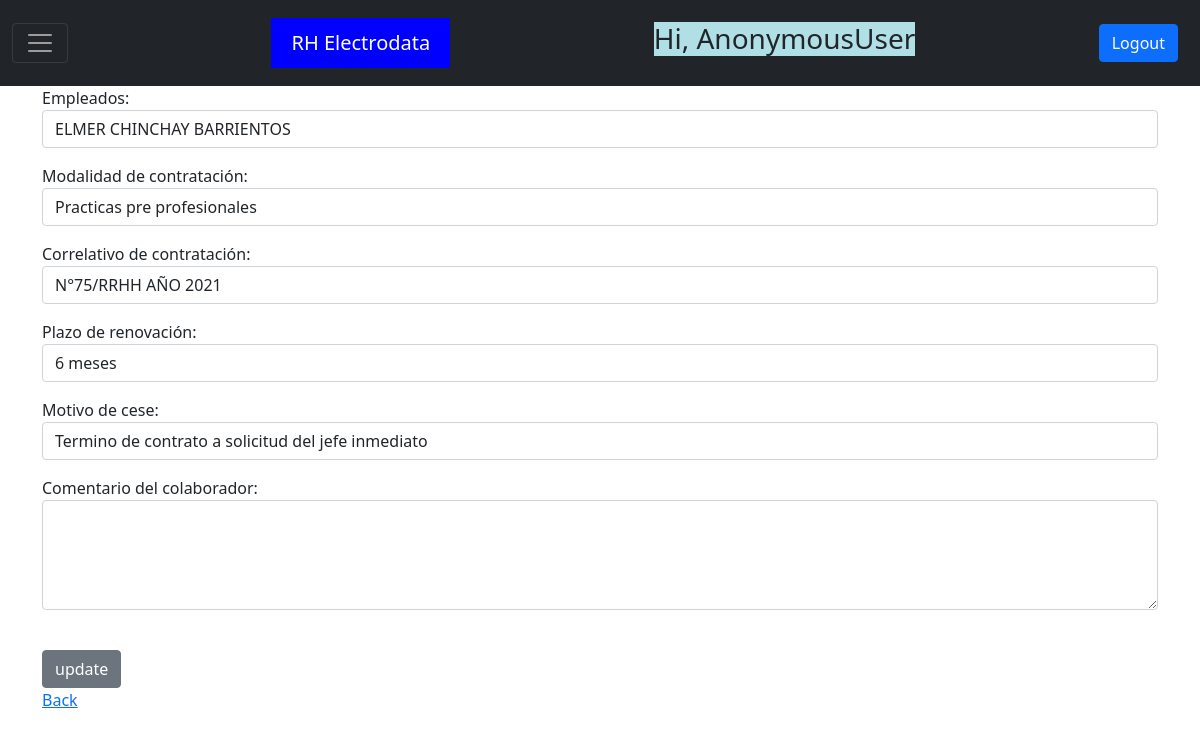
Screenshot of /update_event/126 with the database file from the repository.
### main/models.py (models this page shows)
class Event(models.Model):
    Empleados =  models.ForeignKey('Database', on_delete=models.CASCADE, null=True)
    modalidad = models.CharField(max_length=50, choices=MOD_OPTIONS)
    correlativo = models.CharField(max_length=50, blank=True, null=True)
    plazo_renovacion= models.CharField(max_length=50, choices=PLZ_OPTIONS)
    motivo_cese = models.CharField(max_length=50, choices=CES_OPTIONS)
    comentario = models.TextField(blank=True, null=True)
    comentario_rrhh = models.TextField(blank=True, null=True)

### main/views.py (the view)
# urls.py: path('update_event/<event_id>', views.update_event, name='update_event'),
def update_event(request, event_id):
    event = Event.objects.get(pk= event_id)
    form = EventForm(request.POST or None, instance = event)
    if form.is_valid():
        form.save()
        name_update = form.cleaned_data.get('Empleados')
        name_str = str(name_update)
        messages.success(request, 'Has actualizado la renovacion de:'+ " " + name_str)
        return redirect('show_changes')
    context = {'event': event, 'form':form, 'event':event }
    return render(request, 'update_event.html', context)

### main/forms.py (shortened to what this page needs)
class EventForm(forms.ModelForm):
    class Meta:
        model = Event
        fields = ['Empleados','modalidad', 'correlativo', 'plazo_renovacion', 'motivo_cese', 'comentario']
        labels = {
            'modalidad': 'Modalidad de contratación',
            'correlativo' : 'Correlativo de contratación',
            'plazo_renovacion': 'Plazo de renovación',
            'motivo_cese': 'Motivo de cese',
            'comentario': 'Comentario del colaborador'
        }
        widgets = {
            'Empleados': forms.Select(attrs={'class': 'form-control' }),
            'motivo_cese': forms.Select(attrs={'class': 'form-control'}),
            'plazo_renovacion': forms.Select(attrs={'class': 'form-control', 'placeholder': 'plazo_renovacion'}),
            'modalidad': forms.Select(attrs={'class': 'form-control'}),
            'correlativo': forms.TextInput(attrs={'class': 'form-control', 'placeHolder': 'correlativo'}),
            'comentario' : forms.Textarea(attrs={'class': 'form-control', 'rows':4, 'cols':15}),
        }

### main/models.py (called while the page is built)
    def __str__(self):
        return self.name

### main/template/main/update_event.html (shortened to what this page needs)
{% extends 'base_main.html' %}
{% block content %}
<form action="" method="post">
    {{ form.as_p }}
    <div class="row">
        <div>
            <input type="submit" value="update" class="btn btn-secondary">
        </div>
        <div>
            <a href="{{request.META.HTTP_REFERER}}"> Back </a>
        </div>
    </div>
</form>
{% endblock %}

### rows the page displays
Event: Empleados "ELMER CHINCHAY BARRIENTOS", modalidad "Practicas pre profesionales", correlativo "N°75/RRHH AÑO 2021", plazo_renovacion "6 meses", motivo_cese "Termino de contrato a solicitud del jefe inmediato"

### other values shown
{{ request.user }} "AnonymousUser"
